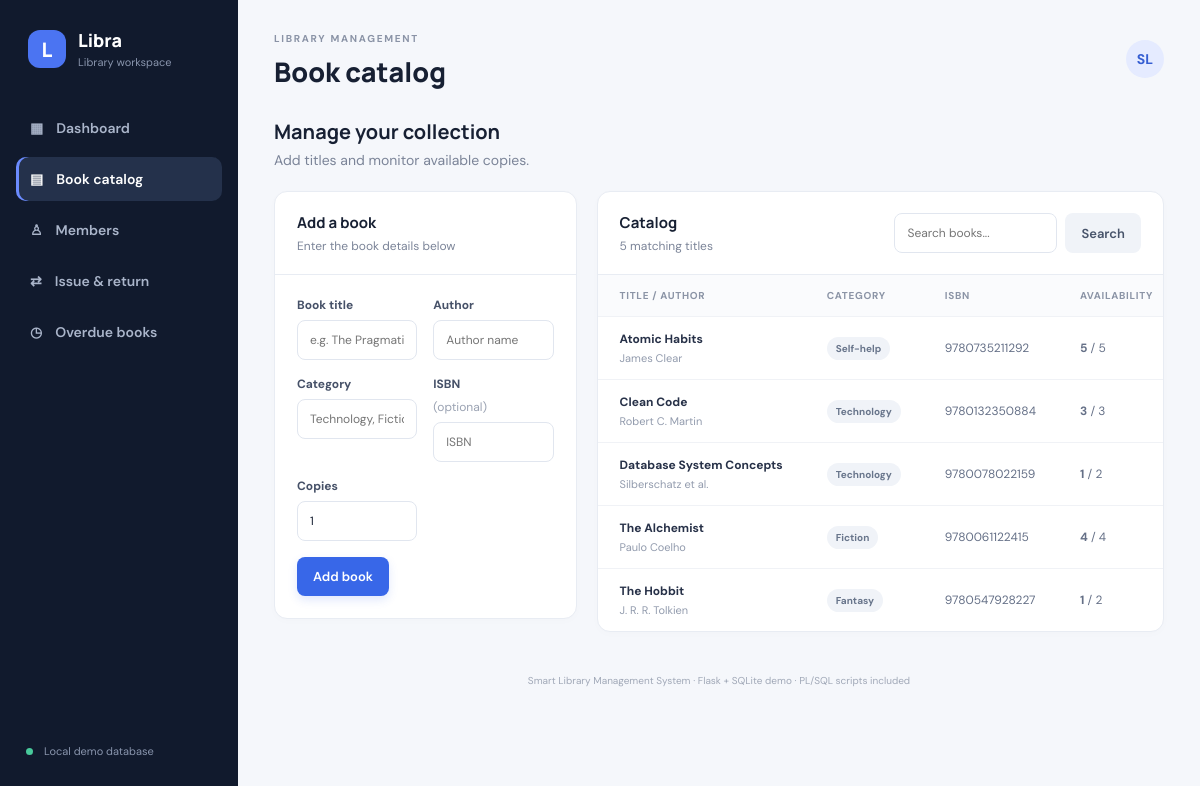
/books, run on the app's committed database.
### tables this page shows
CREATE TABLE books (
            id INTEGER PRIMARY KEY AUTOINCREMENT,
            title TEXT NOT NULL,
            author TEXT NOT NULL,
            category TEXT NOT NULL DEFAULT 'General',
            isbn TEXT UNIQUE,
            total_copies INTEGER NOT NULL DEFAULT 1 CHECK(total_copies >= 0),
            available_copies INTEGER NOT NULL DEFAULT 1 CHECK(available_copies >= 0)
        );

### app.py (the view, shortened to what this page needs)
@app.route("/books", methods=["GET", "POST"])
def books():
    q = request.args.get("q", "").strip()
    with get_db() as db:
        if q:
            rows = db.execute("SELECT * FROM books WHERE title LIKE ? OR author LIKE ? OR category LIKE ? ORDER BY title",
                              (f"%{q}%", f"%{q}%", f"%{q}%")).fetchall()
        else:
            rows = db.execute("SELECT * FROM books ORDER BY title").fetchall()
    return render_template("books.html", books=rows, q=q)

### app.py (called while the page is built)
def get_db():
    conn = sqlite3.connect(DB_PATH)
    conn.row_factory = sqlite3.Row
    conn.execute("PRAGMA foreign_keys = ON")
    return conn

### templates/books.html
{% extends "base.html" %}
{% block title %}Book catalog · Libra{% endblock %}{% block heading %}Book catalog{% endblock %}
{% block content %}
<div class="page-intro"><div><h2>Manage your collection</h2><p>Add titles and monitor available copies.</p></div></div>
<div class="content-grid">
<section class="panel"><div class="panel-head"><div><h3>Add a book</h3><p>Enter the book details below</p></div></div>
<form method="post" class="form-grid">
<label>Book title<input name="title" required placeholder="e.g. The Pragmatic Programmer"></label>
<label>Author<input name="author" required placeholder="Author name"></label>
<label>Category<input name="category" placeholder="Technology, Fiction..."></label>
<label>ISBN <span class="muted">(optional)</span><input name="isbn" placeholder="ISBN"></label>
<label>Copies<input name="copies" type="number" min="0" value="1" required></label>
<div class="form-actions"><button class="btn primary" type="submit">Add book</button></div>
</form></section>
<section class="panel"><div class="panel-head"><div><h3>Catalog</h3><p>{{ books|length }} matching titles</p></div><form class="search" method="get"><input name="q" value="{{ q }}" placeholder="Search books..."><button class="btn secondary">Search</button></form></div>
<div class="table-wrap"><table><thead><tr><th>Title / Author</th><th>Category</th><th>ISBN</th><th>Availability</th></tr></thead><tbody>
{% for book in books %}<tr><td><div class="strong">{{ book.title }}</div><small>{{ book.author }}</small></td><td><span class="pill neutral">{{ book.category }}</span></td><td>{{ book.isbn or '—' }}</td><td><strong>{{ book.available_copies }}</strong> / {{ book.total_copies }}</td></tr>{% else %}<tr><td colspan="4">No books found.</td></tr>{% endfor %}
</tbody></table></div></section></div>
{% endblock %}

### static/style.css (style rules this page uses)
:root { --bg:#f5f7fb;--surface:#fff;--text:#172033;--muted:#7b8498;--line:#e8ecf3;--blue:#3867e8;--blue-soft:#edf2ff;--sidebar:#111a2d }
* { box-sizing:border-box }
body { margin:0;background:var(--bg);color:var(--text);font:14px 'DM Sans',sans-serif;display:flex;min-height:100vh }
.welcome,.page-intro { display:flex;justify-content:space-between;align-items:center;margin-bottom:22px }
.welcome h2,.page-intro h2 { font:700 20px Manrope;margin:0 0 6px }
.welcome p,.page-intro p { color:var(--muted);margin:0 }
.btn { border:0;border-radius:8px;padding:11px 16px;font:600 13px 'DM Sans';cursor:pointer;text-decoration:none;display:inline-flex;align-items:center;justify-content:center;gap:6px }
.btn.primary { background:var(--blue);color:#fff;box-shadow:0 4px 10px #3867e826 }
.btn.secondary { background:#f0f3f8;color:#47536a }
.stat-card,.panel { background:var(--surface);border:1px solid var(--line);border-radius:13px;box-shadow:0 2px 8px #17203304 }
.panel { margin-bottom:22px;overflow:hidden }
.panel-head { display:flex;justify-content:space-between;align-items:center;padding:20px 22px;border-bottom:1px solid var(--line);gap:15px }
.panel-head h3 { font:700 15px Manrope;margin:0 0 5px }
.panel-head p { font-size:12px;color:var(--muted);margin:0 }
.table-wrap { overflow-x:auto }
table { width:100%;border-collapse:collapse;text-align:left;white-space:nowrap }
th { font-size:10px;text-transform:uppercase;letter-spacing:.7px;color:#8b94a6;background:#fafbfd;font-weight:700 }
th,td { padding:14px 22px;border-bottom:1px solid #f0f2f6 }
td { font-size:12px;color:#657087 }
tbody tr:last-child td { border-bottom:0 }
.strong { font-weight:700;color:#273148 }
td small { display:block;color:#929bad;margin-top:4px;font-size:11px }
.pill { display:inline-block;border-radius:20px;padding:5px 9px;font-size:10px;font-weight:700 }
.pill.neutral { background:#f0f3f8;color:#68758b }
.content-grid { display:grid;grid-template-columns:minmax(270px,.8fr) minmax(0,1.5fr);gap:20px;align-items:start }
.form-grid { padding:22px;display:grid;grid-template-columns:1fr 1fr;gap:16px }
.form-grid label { display:flex;flex-direction:column;gap:7px;font-size:12px;font-weight:700;color:#465168 }
.form-grid input,.form-grid select,.search input { width:100%;border:1px solid #e1e6ef;background:#fff;border-radius:8px;padding:11px 12px;font:12px 'DM Sans';color:var(--text);outline:none }
.form-actions { grid-column:1/-1 }
.muted { font-weight:400;color:#9aa2b2 }
.search { display:flex;gap:8px }
.search input { min-width:150px }

### data on the page
books: title "Atomic Habits", author "James Clear", category "Self-help", isbn "9780735211292", available_copies "5", total_copies "5"
books: title "Clean Code", author "Robert C. Martin", category "Technology", isbn "9780132350884", available_copies "3", total_copies "3"
books: title "Database System Concepts", author "Silberschatz et al.", category "Technology", isbn "9780078022159", available_copies "1", total_copies "2"
books: title "The Alchemist", author "Paulo Coelho", category "Fiction", isbn "9780061122415", available_copies "4", total_copies "4"
books: title "The Hobbit", author "J. R. R. Tolkien", category "Fantasy", isbn "9780547928227", available_copies "1", total_copies "2"

### other printed values
{{ books|length }} "5"
